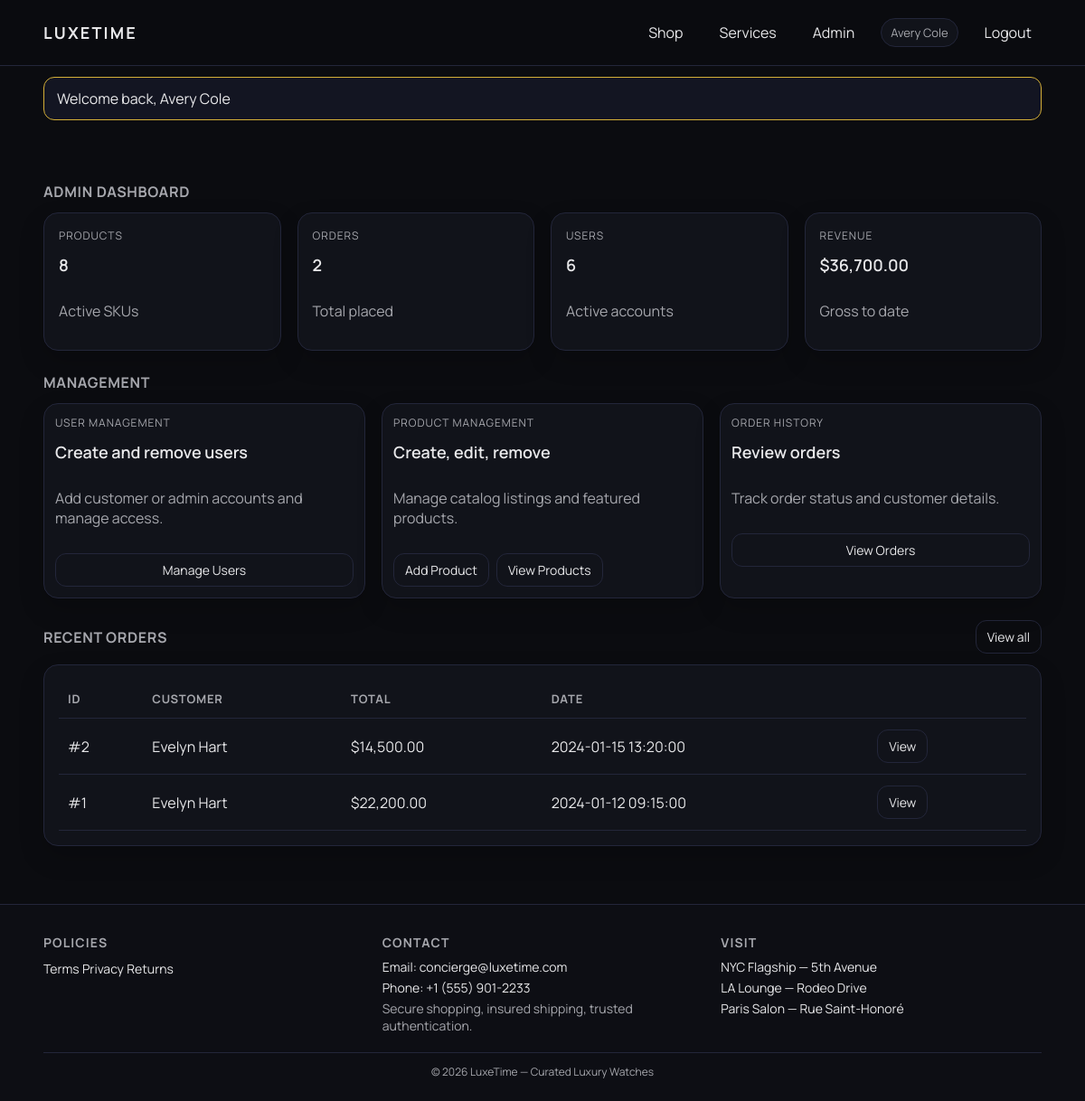
Page /admin/dashboard.php (signed in) on the committed database.
### tables this page shows
CREATE TABLE orders (
    id INT AUTO_INCREMENT PRIMARY KEY,
    user_id INT NOT NULL,
    product_id INT NULL,
    total DECIMAL(10,2) NOT NULL,
    status VARCHAR(50) NOT NULL DEFAULT 'processing',
    shipping_address TEXT,
    created_at TIMESTAMP DEFAULT CURRENT_TIMESTAMP,
    FOREIGN KEY (user_id) REFERENCES users(id) ON DELETE CASCADE,
    FOREIGN KEY (product_id) REFERENCES products(id) ON DELETE SET NULL
);

CREATE TABLE users (
    id INT AUTO_INCREMENT PRIMARY KEY,
    full_name VARCHAR(100) NOT NULL,
    email VARCHAR(150) NOT NULL UNIQUE,
    password_hash VARCHAR(255) NOT NULL,
    role ENUM('customer','admin') NOT NULL DEFAULT 'admin',
    created_at TIMESTAMP DEFAULT CURRENT_TIMESTAMP
);

### includes/functions.php (called while the page is built, shortened)
<?php
function e($value): string
{
    return htmlspecialchars((string)($value ?? ''), ENT_QUOTES, 'UTF-8');
}
function base_url(string $path = ''): string
{
    $base = rtrim(BASE_PATH, '/');
    $prefix = $base === '' ? '' : $base . '/';
    return $prefix . ltrim($path, '/');
}
function format_price(float $amount): string
{
    return '$' . number_format($amount, 2);
}

### admin/dashboard.php (the view, shortened to what this page needs)
<?php
require_once __DIR__ . '/../includes/header.php';
$pdo = get_pdo();
$productsCount = (int)$pdo->query('SELECT COUNT(*) FROM products')->fetchColumn();
$ordersCount = (int)$pdo->query('SELECT COUNT(*) FROM orders')->fetchColumn();
$usersCount = (int)$pdo->query('SELECT COUNT(*) FROM users')->fetchColumn();
$revenue = (float)$pdo->query('SELECT COALESCE(SUM(total),0) FROM orders')->fetchColumn();
$recentOrders = $pdo->query('SELECT o.id, o.total, o.created_at, u.full_name FROM orders o JOIN users u ON o.user_id = u.id ORDER BY o.created_at DESC LIMIT 5')->fetchAll();
?>
<div class="section-title"><h2>Admin Dashboard</h2></div>
<div class="grid">
    <div class="card">
        <div class="brand">Products</div>
        <div class="name"><?php echo $productsCount; ?></div>
        <p class="muted">Active SKUs</p>
    </div>
    <div class="card">
        <div class="brand">Orders</div>
        <div class="name"><?php echo $ordersCount; ?></div>
        <p class="muted">Total placed</p>
    </div>
    <div class="card">
        <div class="brand">Users</div>
        <div class="name"><?php echo $usersCount; ?></div>
        <p class="muted">Active accounts</p>
    </div>
    <div class="card">
        <div class="brand">Revenue</div>
        <div class="name"><?php echo format_price($revenue); ?></div>
        <p class="muted">Gross to date</p>
    </div>
</div>
<div class="section-title"><h2>Management</h2></div>
<div class="grid">
    <div class="card card-compact">
        <div class="brand">User Management</div>
        <div class="name">Create and remove users</div>
        <p class="muted">Add customer or admin accounts and manage access.</p>
        <a class="btn small" href="<?php echo base_url('admin/users.php'); ?>">Manage Users</a>
    </div>
    <div class="card card-compact">
        <div class="brand">Product Management</div>
        <div class="name">Create, edit, remove</div>
        <p class="muted">Manage catalog listings and featured products.</p>
        <div style="display:flex; gap:8px; flex-wrap:wrap;">
            <a class="btn small" href="<?php echo base_url('admin/product_edit.php'); ?>">Add Product</a>
            <a class="btn small ghost" href="<?php echo base_url('admin/products.php'); ?>">View Products</a>
        </div>
    </div>
    <div class="card card-compact">
        <div class="brand">Order History</div>
        <div class="name">Review orders</div>
        <p class="muted">Track order status and customer details.</p>
        <a class="btn small" href="<?php echo base_url('admin/orders.php'); ?>">View Orders</a>
    </div>
</div>
<div class="section-title"><h2>Recent Orders</h2><a class="btn small ghost" href="<?php echo base_url('admin/orders.php'); ?>">View all</a></div>
<div class="card">
    <?php if (!$recentOrders): ?>
        <div class="empty">No orders yet.</div>
    <?php else: ?>
        <table class="table">
            <thead><tr><th>ID</th><th>Customer</th><th>Total</th><th>Date</th><th></th></tr></thead>
            <tbody>
                <?php foreach ($recentOrders as $order): ?>
                    <tr>
                        <td>#<?php echo (int)$order['id']; ?></td>
                        <td><?php echo e($order['full_name']); ?></td>
                        <td><?php echo format_price((float)$order['total']); ?></td>
                        <td><?php echo e($order['created_at']); ?></td>
                        <td><a class="btn small" href="<?php echo base_url('admin/order_view.php?id=' . $order['id']); ?>">View</a></td>
                    </tr>
                <?php endforeach; ?>
            </tbody>
        </table>
    <?php endif; ?>
</div>
<?php require_once __DIR__ . '/../includes/footer.php'; ?>

### assets/css/styles.css (style rules this page uses)
:root { --bg: #0B0C10; --card: #11131A; --text: #E8E8EA; --muted: #A6A7AD; --line: #23263A; --accent: #D4AF37; --accent-soft: rgba(212, 175, 55, 0.12); --radius: 16px; --shadow: 0 24px 60px rgba(0,0,0,0.3); }
* { box-sizing: border-box; }
html, body { margin:0; padding:0; background: var(--bg); color: var(--text); font-family:'Manrope', system-ui, -apple-system, sans-serif; }
a { color: var(--text); text-decoration: none; }
.muted { color: var(--muted); }
.btn { display:inline-flex; align-items:center; justify-content:center; gap:8px; padding:12px 16px; border-radius:12px; border:1px solid var(--line); background: var(--card); color: var(--text); cursor:pointer; transition: all .2s ease; }
.btn.ghost { background: transparent; }
.btn.small { padding:8px 12px; font-size:14px; }
.section-title { display:flex; align-items:center; justify-content:space-between; margin:24px 0 12px; }
.section-title h2 { margin:0; letter-spacing:0.04em; text-transform:uppercase; font-size:16px; color: var(--muted); }
.grid { display:grid; grid-template-columns: repeat(auto-fit, minmax(260px, 1fr)); gap:18px; }
.card { background: var(--card); border:1px solid var(--line); border-radius: var(--radius); padding:16px; display:flex; flex-direction:column; gap:12px; transition: transform .2s ease, border-color .2s ease; box-shadow:0 12px 28px rgba(0,0,0,0.18); }
.fade-target { opacity: 0; transform: translateY(10px); transition: all .4s ease; }
.fade-target.visible { opacity: 1; transform: translateY(0); }
.card .brand { font-size:12px; letter-spacing:0.08em; text-transform:uppercase; color: var(--muted); }
.card .name { font-size:18px; font-weight:600; }
.table { width:100%; border-collapse: collapse; }
.table th, .table td { padding:12px 10px; border-bottom:1px solid var(--line); text-align:left; }
.table th { color: var(--muted); font-size:13px; letter-spacing:0.06em; text-transform:uppercase; }
.table th:last-child, .table td:last-child { padding-right:16px; }
.card-compact { padding:12px; }

### rows in the picture
orders: id "2", user.full_name "Evelyn Hart", total "$14,500.00", created_at "2024-01-15 13:20:00"
orders: id "1", user.full_name "Evelyn Hart", total "$22,200.00", created_at "2024-01-12 09:15:00"

### other values in the picture
$user['full_name'] "Avery Cole"
$flash['message'] "Welcome back, Avery Cole"
$productsCount "8"
$ordersCount "2"
$usersCount "6"
format_price($revenue) "$36,700.00"
